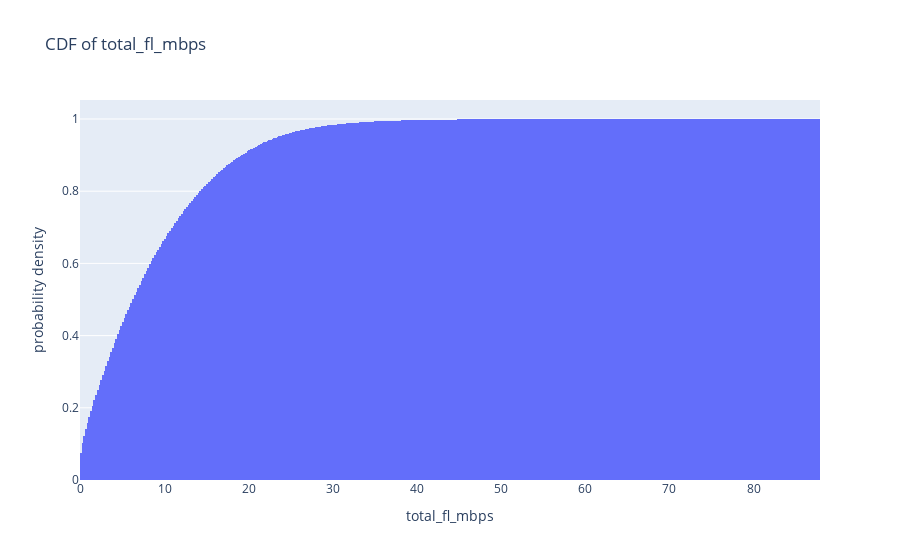
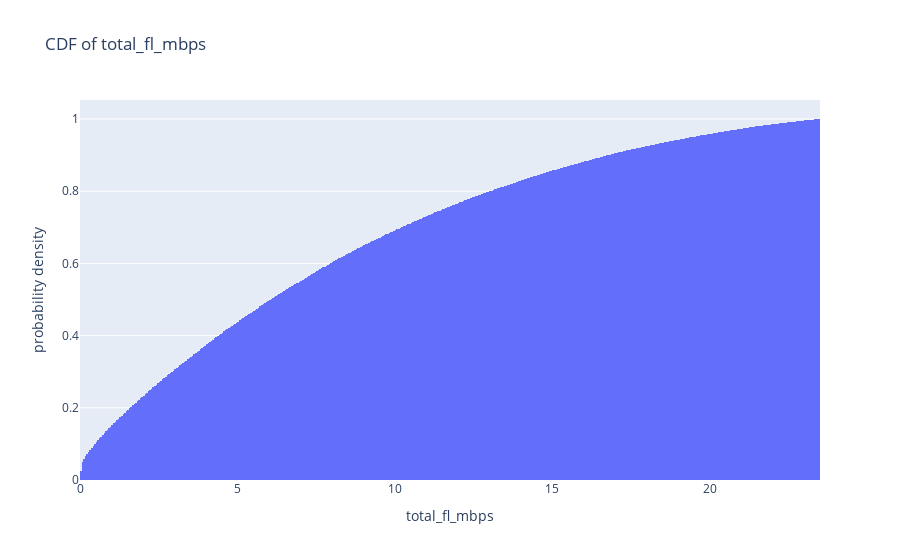

Notebook cell for these charts, in order:
### Code cell
# plot a cdf to see the outliers using plotly express for target variable total_fl_mbps
fig = px.histogram(df_usage_sampled, x="total_fl_mbps", nbins=500, title='CDF of total_fl_mbps',cumulative=True, histnorm='probability density')
fig.show()
# fig.write_image("images/cdf_total_fl_mbps.png")

#Throwing outliers in total_fl_mbps which are between 0.1 and  95th percentile
print('After removing outliers in total_fl_mbps, the shape of the cdf is')
df_usage_sampled = df_usage_sampled[ ( df_usage_sampled['total_fl_mbps']<df_usage_sampled['total_fl_mbps'].quantile(0.95)) & (df_usage_sampled['total_fl_mbps']>df_usage_sampled['total_fl_mbps'].quantile(0.001)) ]
fig1 = px.histogram(df_usage_sampled, x="total_fl_mbps", nbins=500, title='CDF of total_fl_mbps',cumulative=True, histnorm='probability density')
fig1.show()

### Figure 1 — Plotly figure (JSON) as saved in the notebook; plotly's stock layout.template omitted (floating-point values rounded to 4 significant figures; data arrays with more than 128 entries replaced by an {"elided": "..."} marker saying what was removed)
{"data": [{"alignmentgroup": "True", "bingroup": "x", "cumulative": {"enabled": true}, "histnorm": "probability density", "hovertemplate": "total_fl_mbps=%{x}<br>probability density=%{y}<extra></extra>", "legendgroup": "", "marker": {"color": "#636efa", "pattern": {"shape": ""}}, "name": "", "nbinsx": 500, "offsetgroup": "", "orientation": "v", "showlegend": false, "type": "histogram", "x": {"elided": "120567 float values"}, "xaxis": "x", "yaxis": "y"}], "layout": {"barmode": "relative", "legend": {"tracegroupgap": 0}, "title": {"text": "CDF of total_fl_mbps"}, "xaxis": {"anchor": "y", "domain": [0, 1], "title": {"text": "total_fl_mbps"}}, "yaxis": {"anchor": "x", "domain": [0, 1], "title": {"text": "probability density"}}}}

### Figure 2 — Plotly figure (JSON) as saved in the notebook; plotly's stock layout.template omitted (floating-point values rounded to 4 significant figures; data arrays with more than 128 entries replaced by an {"elided": "..."} marker saying what was removed)
{"data": [{"alignmentgroup": "True", "bingroup": "x", "cumulative": {"enabled": true}, "histnorm": "probability density", "hovertemplate": "total_fl_mbps=%{x}<br>probability density=%{y}<extra></extra>", "legendgroup": "", "marker": {"color": "#636efa", "pattern": {"shape": ""}}, "name": "", "nbinsx": 500, "offsetgroup": "", "orientation": "v", "showlegend": false, "type": "histogram", "x": {"elided": "110813 float values"}, "xaxis": "x", "yaxis": "y"}], "layout": {"barmode": "relative", "legend": {"tracegroupgap": 0}, "title": {"text": "CDF of total_fl_mbps"}, "xaxis": {"anchor": "y", "domain": [0, 1], "title": {"text": "total_fl_mbps"}}, "yaxis": {"anchor": "x", "domain": [0, 1], "title": {"text": "probability density"}}}}
